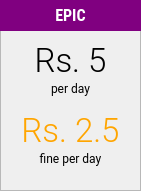
       <widget class="QFrame" name="frame_5">
        <property name="geometry">
         <rect>
          <x>910</x>
          <y>290</y>
          <width>141</width>
          <height>191</height>
         </rect>
        </property>
        <property name="styleSheet">
         <string notr="true">border-color:white;</string>
        </property>
        <property name="frameShape">
         <enum>QFrame::StyledPanel</enum>
        </property>
        <property name="frameShadow">
         <enum>QFrame::Raised</enum>
        </property>
        <widget class="QFrame" name="frame_17">
         <property name="geometry">
          <rect>
           <x>0</x>
           <y>0</y>
           <width>141</width>
           <height>31</height>
          </rect>
         </property>
         <property name="styleSheet">
          <string notr="true">background-color:purple;</string>
         </property>
         <property name="frameShape">
          <enum>QFrame::StyledPanel</enum>
         </property>
         <property name="frameShadow">
          <enum>QFrame::Raised</enum>
         </property>
         <widget class="QLabel" name="label_139">
          <property name="geometry">
           <rect>
            <x>0</x>
            <y>0</y>
            <width>141</width>
            <height>31</height>
           </rect>
          </property>
          <property name="font">
           <font>
            <family>Roboto Condensed</family>
            <pointsize>12</pointsize>
            <weight>75</weight>
            <bold>true</bold>
           </font>
          </property>
          <property name="styleSheet">
           <string notr="true">color:white</string>
          </property>
          <property name="text">
           <string>EPIC</string>
          </property>
          <property name="alignment">
           <set>Qt::AlignCenter</set>
          </property>
         </widget>
        </widget>
        <widget class="QLabel" name="label_147">
         <property name="geometry">
          <rect>
           <x>10</x>
           <y>40</y>
           <width>121</width>
           <height>41</height>
          </rect>
         </property>
         <property name="font">
          <font>
           <family>Roboto Light</family>
           <pointsize>25</pointsize>
           <weight>50</weight>
           <italic>false</italic>
           <bold>false</bold>
          </font>
         </property>
         <property name="styleSheet">
          <string notr="true"/>
         </property>
         <property name="text">
          <string>Rs. 5</string>
         </property>
         <property name="alignment">
          <set>Qt::AlignCenter</set>
         </property>
        </widget>
        <widget class="QLabel" name="label_152">
         <property name="geometry">
          <rect>
           <x>10</x>
           <y>80</y>
           <width>121</width>
           <height>16</height>
          </rect>
         </property>
         <property name="font">
          <font>
           <family>Roboto</family>
           <weight>50</weight>
           <bold>false</bold>
          </font>
         </property>
         <property name="text">
          <string>per day</string>
         </property>
         <property name="alignment">
          <set>Qt::AlignCenter</set>
         </property>
        </widget>
        <widget class="QLabel" name="label_161">
         <property name="geometry">
          <rect>
           <x>10</x>
           <y>150</y>
           <width>121</width>
           <height>16</height>
          </rect>
         </property>
         <property name="font">
          <font>
           <family>Roboto</family>
           <weight>50</weight>
           <bold>false</bold>
          </font>
         </property>
         <property name="text">
          <string>fine per day</string>
         </property>
         <property name="alignment">
          <set>Qt::AlignCenter</set>
         </property>
        </widget>
        <widget class="QLabel" name="label_162">
         <property name="geometry">
          <rect>
           <x>10</x>
           <y>110</y>
           <width>121</width>
           <height>41</height>
          </rect>
         </property>
         <property name="font">
          <font>
           <family>Roboto Light</family>
           <pointsize>25</pointsize>
           <weight>50</weight>
           <italic>false</italic>
           <bold>false</bold>
          </font>
         </property>
         <property name="styleSheet">
          <string notr="true">color:orange;</string>
         </property>
         <property name="text">
          <string>Rs. 2.5</string>
         </property>
         <property name="alignment">
          <set>Qt::AlignCenter</set>
         </property>
        </widget>
       </widget>
